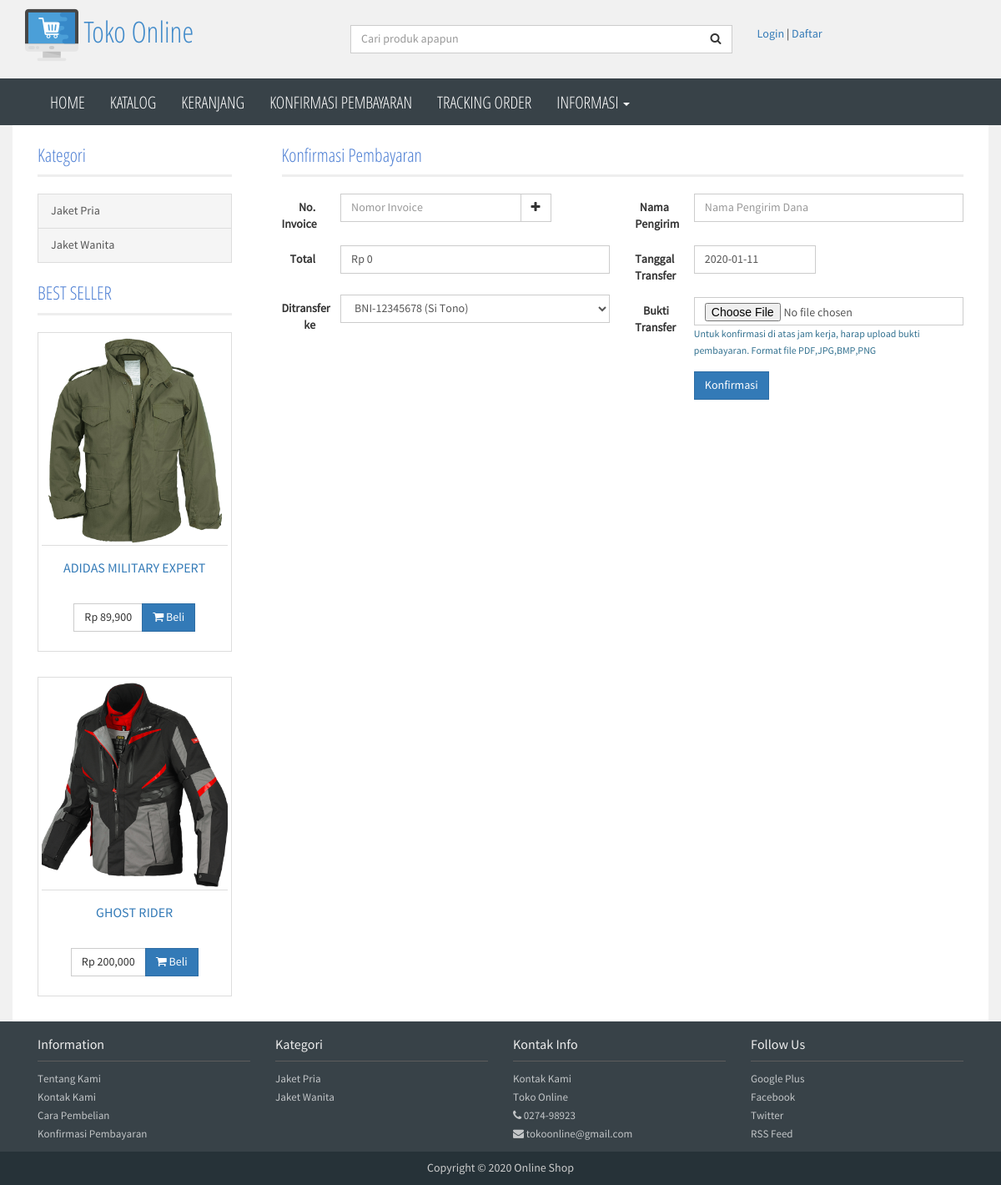
/index.php/pembayaran/konfirmasi, run on the app's committed database.
### tables this page shows
CREATE TABLE `produk_kategori` (
  `kategori_id` int(11) NOT NULL,
  `nama_kategori` varchar(50) NOT NULL
);

CREATE TABLE `produk` (
  `produk_id` int(11) NOT NULL,
  `kode_produk` varchar(30) NOT NULL,
  `nama_produk` varchar(100) NOT NULL,
  `supplier_id` int(11) NOT NULL,
  `merek_id` int(11) NOT NULL,
  `kategori_id` int(11) NOT NULL,
  `deskripsi` longtext NOT NULL,
  `harga` int(11) NOT NULL,
  `berat` double NOT NULL,
  `jumlah_lihat` int(11) NOT NULL,
  `jumlah_beli` int(11) NOT NULL
);

CREATE TABLE `produk_photo` (
  `photo_id` int(11) NOT NULL,
  `produk_id` int(11) NOT NULL,
  `photo` varchar(100) NOT NULL
);

CREATE TABLE `berita` (
  `berita_id` int(11) NOT NULL,
  `berita_kategori_id` int(11) DEFAULT NULL,
  `judul` varchar(100) NOT NULL,
  `slug` varchar(200) NOT NULL,
  `isi` longtext NOT NULL,
  `tanggal` datetime NOT NULL,
  `jenis` enum('berita','halaman') NOT NULL,
  `status` enum('draft','publish') NOT NULL,
  `user_id` int(11) NOT NULL
);

### application/controllers/Pembayaran.php (called while the page is built, shortened)
<?php
class Pembayaran extends CI_Controller
{
	function __construct()
	{
		$this->load->library('m_db');
	}
	function konfirmasi()
	{
		$this->form_validation->set_rules('invoice','Nomor Invoice','required');
		$this->form_validation->set_rules('bankid','Tujuan Bank','required');
		$this->form_validation->set_rules('pemilik','Pemilik Rekening','required');
		$this->form_validation->set_rules('tanggal','Tanggal Transfer','required');
		if($this->form_validation->run()==TRUE)
		{
			$invoice=$this->input->post('invoice');
			$bank=$this->input->post('bankid');
			$pemilik=$this->input->post('pemilik');
			$tanggal=$this->input->post('tanggal');
			$penjualanid=field_value('penjualan','invoice',$invoice,'penjualan_id');
			$d=array();
			$ok=FALSE;
			$bukti=$_FILES['bukti']['name'];
			if(!empty($bukti))
			{
				$ext=pathinfo($bukti,PATHINFO_EXTENSION);
				$imgname="bukti-".$invoice.".".$ext;
				$path = FCPATH.'assets/uploads/';
				$allow= "jpg|bmp|pdf|png|jpeg";
				$maxsize	= 0;
				$max_filename=0;
				$config['upload_path']          = $path;
		        $config['allowed_types']        = $allow;
		        $config['max_size']             = $maxsize;
		        $config['max_width']            = 0;
		        $config['max_height']           = 0;
		        $config['file_name'] 			= $imgname;
		        $config['overwrite']			= TRUE;
		        $this->load->library('upload', $config);
		        if($this->upload->do_upload('bukti'))
        		{
        			$d=array(
        			'invoice'=>$invoice,
        			'bank_id'=>$bank,
        			'pemilik'=>$pemilik,
        			'tanggal'=>date("Y-m-d H:i:s"),
        			'tanggal_transfer'=>$tanggal,
        			'bukti_transfer'=>$imgname,
        			'penjualan_id'=>$penjualanid,
        			);
        		}
			}else{
				$d=array(
    			'invoice'=>$invoice,
    			'bank_id'=>$bank,
    			'pemilik'=>$pemilik,
    			'tanggal'=>date("Y-m-d H:i:s"),
    			'tanggal_transfer'=>$tanggal,
    			'penjualan_id'=>$penjualanid,
    			);
			}
			$s=array(
			'penjualan_id'=>$penjualanid,
			);
			if($this->m_db->is_bof('penjualan_konfirmasi',$s)==FALSE)
			{
				redirect(base_url().'tracking'.'?invoice='.$invoice);
			}else{
				if($this->m_db->add_row('penjualan_konfirmasi',$d)==TRUE)
				{
					$d2=array(
					'status'=>'konfirmasi',
					);
					$this->m_db->edit_row('penjualan',$d2,$s);
					redirect(base_url().'tracking'.'?invoice='.$invoice);
				}else{
					redirect(base_url().'konfirmasi?s=1');
				}
			}
		}else{
			$meta['judul']="Konfirmasi Pembayaran | ".baca_konfig('nama-aplikasi');
			$meta['judulhalaman']="Konfirmasi Pembayaran";
			$meta['homepage']=FALSE;
			$this->load->view('html/header',$meta);
			$this->load->view('html/page/konfirmasiview');
			$this->load->view('html/footer');
		}
	}
}

### index.php (called while the page is built, shortened)
<?php
require_once BASEPATH.'/core/CodeIgniter.php';

### application/libraries/M_db.php (called while the page is built, shortened)
<?php
class M_db{
	protected $CI;
	function __construct()
	{
		$this->CI=& get_instance();
	}
	function get_data($table,$where=array(),$order='',$group='',$limit=null,$start=null){
		if(!empty($table))	{
			if(!empty($where)){
				$this->CI->db->where($where);
			}
			if(!empty($order)){
				$this->CI->db->order_by($order);
			}
			if(!empty($limit)){
				$this->CI->db->limit($limit,$start);
			}
			$result=$this->CI->db->get($table);
			if($result->num_rows() > 0){
				return $result->result();
			}else{
				return null;
			}
		}else{
			$this->noTable();
		}
	}
	function get_row($table,$where=array(),$field,$order=array()){
		if(empty($table)){
			$this->noTable();
		}else{
			if(!empty($where)){
				$this->CI->db->where($where);
			}
			$sql = $this->CI->db->get($table);
			if($sql->num_rows() > 0){
				return $sql->row()->$field;
			} else {
				return "";
			}
		}
	}
}

### application/models/Produk_model.php (called while the page is built, shortened)
<?php
class Produk_model extends CI_Model
{
	function kategori_data($where=array(),$order="nama_kategori ASC")
	{
		$d=$this->m_db->get_data('produk_kategori',$where,$order);
		return $d;
	}
}

### application/helpers/ecom_helper.php (called while the page is built, shortened)
<?php
if(!function_exists('produk_photo'))
{
	function produk_photo($produkID,$limit=null)
	{
		$CI=& get_instance();
		$s=array(
		'produk_id'=>$produkID,
		);
		$d=$CI->m_db->get_data('produk_photo',$s,array(),array(),$limit);
		return $d;
	}
}
if(!function_exists('produk_kategori'))
{
	function produk_kategori()
	{
		$CI=& get_instance();
		$d=$CI->mod_produk->kategori_data();
		return $d;
	}
}
if(!function_exists('produk_best_seller'))
{
	function produk_best_seller($limit)
	{
		$CI=& get_instance();
		$s=array(
		'jumlah_beli > '=>0,
		);
		$d=$CI->m_db->get_data('produk',$s,'jumlah_beli DESC',array(),$limit);
		return $d;
	}
}

### application/helpers/asset_helper.php (called while the page is built, shortened)
<?php
if(!function_exists('asset_jqueryui'))
{
	function asset_jqueryui($theme="smoothness")
	{
		$a='';
		$a.=add_css(base_url().'assets/plugin/jqueryui/jquery-ui.min.css');
		$a.=add_css(base_url().'assets/plugin/jqueryui/themes/'.$theme.'/jquery-ui.min.css');
		$a.=add_js(base_url().'assets/plugin/jqueryui/jquery-ui.min.js');
		return $a;
	}
}

### application/views/html/page/konfirmasiview.php (the view, shortened to what this page needs)
<?php
echo asset_jqueryui();
echo form_open_multipart(base_url('konfirmasi'),array('class'=>'form-horizontal'));
?>
<div class="col-md-6">
	<div class="form-group">
		<label class="col-sm-2 control-label" for="">No. Invoice</label>
		<div class="col-md-8">
			<div class="input-group">
			  <input type="text" id="invoice" name="invoice" class="form-control " placeholder="Nomor Invoice" required="">
			  <span class="input-group-btn">
			    <button class="btn btn-default" type="button" onclick="getinvoice();"><i class="fa fa-plus"></i></button>
			  </span>
			</div>
		</div>
	</div>
	<div class="form-group">
		<label class="col-sm-2 control-label" for="">Total</label>
		<div class="col-md-10">
			<p class="form-control" id="total">Rp 0</p>
		</div>
	</div>
	<div class="form-group">
		<label class="col-sm-2 control-label" for="">Ditransfer ke</label>
		<div class="col-md-10">
			<select name="bankid" class="form-control" required="">
			<?php
			$dBank=$this->m_db->get_data('bank');
			if(!empty($dBank))
			{
				foreach($dBank as $rBank)
				{
					$nama=$rBank->nama_bank;
					$pemilik=$rBank->pemilik;
					$norek=$rBank->no_rek;
					$lbl=$nama."-".$norek." (".$pemilik.")";
					echo '<option value="'.$rBank->bank_id.'">'.$lbl.'</option>';
				}
			}
			?>
			</select>
		</div>
	</div>
</div>
<div class="col-md-6">
	<div class="form-group">
		<label class="col-sm-2 control-label" for="">Nama Pengirim</label>
		<div class="col-md-10">
			<input type="text" name="pemilik" id="pemilik" class="form-control " autocomplete="off" placeholder="Nama Pengirim Dana" required="" value="<?php echo set_value('pemilik'); ?>"/>
		</div>
	</div>
	<div class="form-group">
		<label class="col-sm-2 control-label" for="">Tanggal Transfer</label>
		<div class="col-md-5">
			<input type="text" name="tanggal" id="" class="form-control tanggal" autocomplete="off" placeholder="Tanggal Transfer" required="" value="<?php echo set_value('tanggal',date("Y-m-d")); ?>"/>
		</div>
	</div>
	<div class="form-group">
		<label class="col-sm-2 control-label" for="">Bukti Transfer</label>
		<div class="col-md-10">
			<input type="file" name="bukti" id="" class="form-control " autocomplete="off" placeholder="Upload Bukti Transfer"/>
			<small class="text-info">Untuk konfirmasi di atas jam kerja, harap upload bukti pembayaran. Format file PDF,JPG,BMP,PNG</small>
		</div>
	</div>
	<div class="form-group">
		<label class="col-sm-2 control-label">&nbsp;</label>
		<div class="col-md-10">
			<button type="submit" class="btn btn-primary btn-flat">Konfirmasi</button>
		</div>
	</div>
</div>
<?php
echo form_close();
?>

### application/views/html/sidebar.php (shortened to what this page needs)
<div class="col-lg-3 col-md-3 col-sm-12 hidden-print">
<div class="col-lg-12 col-md-12 col-sm-6">
	<div class="no-padding">
    		<span class="title">Kategori</span>
    	</div>
		<div id="main_menu">
            <div class="list-group panel panel-cat">
            	<?php
            	$dKat=produk_kategori();
            	if(!empty($dKat))
            	{
					foreach($dKat as $rKat)
					{
						$slugCat=string_create_slug($rKat->nama_kategori);
						$urlcat=base_url().'produk/kategori/'.$rKat->kategori_id.'/'.$slugCat;
					?>
					<a href="<?=$urlcat;?>" class="list-group-item" ><?=$rKat->nama_kategori;?></a>
					<?php
					}
				}
            	?>
            </div>
        </div>
	</div>
	<div class="col-lg-12 col-md-12 col-sm-6">
		<div class="no-padding">
    		<span class="title">BEST SELLER</span>
    	</div>
    	<?php
    	$dBest=produk_best_seller(2);
    	if(!empty($dBest))
    	{
    		$iBest=0;
			foreach($dBest as $rBest)
			{
				$iBest+=1;
				$cBestFeat='';
				if($iBest==1)
				{
					$cBestFeat="hidden-sm";
				}
				$photoBest=produk_photo($rBest->produk_id,1);
				if(empty($photoBest))
				{
					$urlPhotoBest=base_url().'assets/images/avatar/noavatar.jpg';
				}else{
					foreach($photoBest as $rPhotoBest)
					{
					}
					$urlPhotoBest=base_url().'assets/images/produk/thumbs/400/'.$rPhotoBest->photo;
				}
				$slugBest=string_create_slug($rBest->nama_produk);
				$urlProdukBest=base_url().'produk/'.$rBest->produk_id.'/'.$slugBest;
			?>
			<div class="hero-feature <?=$cBestFeat;?>">
                <div class="thumbnail text-center">
                	<a href="<?=$urlProdukBest;?>" class="link-p">
                    	<img src="<?=$urlPhotoBest;?>" alt="">
                	</a>
                    <div class="caption prod-caption">
                        <h4><a href="<?=$urlProdukBest;?>"><?=$rBest->nama_produk;?></a></h4>
                        <p>
                        	<div class="btn-group">
	                        	<a href="javascript:;" class="btn btn-default">Rp <?=number_format($rBest->harga,0);?></a>
	                        	<a href="<?=base_url();?>produk/add/<?=$rBest->produk_id;?>" class="btn btn-primary"><i class="fa fa-shopping-cart"></i> Beli</a>
                        	</div>
                        </p>
                    </div>
                </div>
            </div>
			<?php
			}
		}
    	?>
	</div>
</div>

### application/views/html/footer.php (shortened to what this page needs)
</div>
        </div>
	</div>
	<footer class="hidden-print">
    	<div class="container">
        	<div class="col-lg-3 col-md-3 col-sm-6">
        		<div class="column">
        			<h4>Information</h4>
        			<ul>
        				<?php
							$dHalaman=$this->m_db->get_data('berita',array('jenis'=>'halaman'));
							if(!empty($dHalaman))
							{
								foreach($dHalaman as $rHalaman)
								{
									$urlpage=base_url().'informasi/'.$rHalaman->slug;
								?>
								<li><a href="<?=$urlpage;?>"><?=$rHalaman->judul;?></a></li>
								<?php
								}
							}
							?>
        			</ul>
        		</div>
        	</div>
        	<div class="col-lg-3 col-md-3 col-sm-6">
        		<div class="column">
        			<h4>Kategori</h4>
        			<ul>
        				<?php
		            	$dKat=produk_kategori();
		            	if(!empty($dKat))
		            	{
							foreach($dKat as $rKat)
							{
								$slugCat=string_create_slug($rKat->nama_kategori);
								$urlcat=base_url().'produk/kategori/'.$rKat->kategori_id.'/'.$slugCat;
							?>
							<li><a href="<?=$urlcat;?>"><?=$rKat->nama_kategori;?></a></li>
							<?php
							}
						}
		            	?>
        			</ul>
        		</div>
        	</div>
        	<div class="col-lg-3 col-md-3 col-sm-6">
        		<div class="column">
        			<h4>Kontak Info</h4>
        			<ul>
        				<li><a href="<?=base_url();?>kontak-kami">Kontak Kami</a></li>
        				<li><a href="#"><?=baca_konfig('company-name');?></a></li>
        				<li><a href="#"><i class="fa fa-phone"></i> <?=baca_konfig('company-phone');?></a></li>
        				<li><a href="#"><i class="fa fa-envelope"></i> <?=baca_konfig('company-email');?></a></li>
        			</ul>
        		</div>
        	</div>
        	<div class="col-lg-3 col-md-3 col-sm-6">
        		<div class="column">
        			<h4>Follow Us</h4>
        			<ul class="social">
        				<li><a href="#">Google Plus</a></li>
        				<li><a href="#">Facebook</a></li>
        				<li><a href="#">Twitter</a></li>
        				<li><a href="#">RSS Feed</a></li>
        			</ul>
        		</div>
        	</div>
        </div>
        <div class="navbar-inverse text-center copyright">
        	Copyright &copy; <?=date("Y");?> Online Shop
        </div>
    </footer>
</body>
</html>

### assets/html/css/style.css (style rules this page uses)
.form-control { border-radius: 0; box-shadow: none; webkit-box-shadow: none }
.btn { border-radius: 0 }
.thumbnail { border-radius: 0 }
.list-group-item:first-child { border-top-right-radius: 0; border-top-left-radius: 0 }
.list-group-item:last-child { border-bottom-right-radius: 0; border-bottom-left-radius: 0 }
.panel { border-radius: 0; -webkit-box-shadow: none; box-shadow: none }
.no-padding { padding: 0!important }
.hero-feature { margin-bottom: 30px }
select { border:1px solid #ddd;padding:3px }
body { font-family: 'source_sans_proregular'; color:#333; background: #f1f1f1 }
.link-p { display: block; min-height: 250px; height: auto; width: 100%; max-width: 100%; margin-right: auto; margin-left: auto; }
.prod-caption { background: #fff; border-top: 1px solid #ddd; }
.prod-caption h4 { font-size: 16px; height: 40px; overflow: hidden; text-transform: uppercase; }
span.title { display: block; font-size: 20px; border-bottom: 3px solid #eee; padding-bottom: 8px; margin-bottom: 20px; font-family: 'open_sanscondensed_light'; font-size: 22px; color: #4c7ed3; }
footer { color: #eee; background: #384248; }
footer h4 { border-bottom: 1px solid #5d5d5d; padding-top: 10px; padding-bottom: 10px; font-size: 16px; }
footer .column ul { font-size: 13px; list-style: none; padding: 0; line-height: 22px; }
footer .column ul a { color: #c3c6c8; }
footer .copyright { padding: 10px; color: #ccc; background: #263238 }
.panel-cat { border: 0 }
.panel-cat > a { background: #f5f5f5 }

### assets/style.css (style rules this page uses)
.btn-flat,.flat-input,.flat-element { border-radius: 0; -webkit-box-shadow: none; -moz-box-shadow: none; box-shadow: none; border-width: 1px; }

### data on the page
produk_kategori: nama_kategori "Jaket Pria"
produk_kategori: nama_kategori "Jaket Wanita"
produk: produk_photo.photo (picture), nama_produk "ADIDAS MILITARY EXPERT", harga "89,900"
produk: produk_photo.photo (picture), nama_produk "GHOST RIDER", harga "200,000"
berita: judul "Tentang Kami"
berita: judul "Kontak Kami"
berita: judul "Cara Pembelian"
berita: judul "Konfirmasi Pembayaran"

### other printed values
baca_konfig('company-name') "Toko Online"
$judulhalaman "Konfirmasi Pembayaran"
baca_konfig('company-phone') "0274-98923"
baca_konfig('company-email') "tokoonline@gmail.com"
form field bankid "BNI-12345678 (Si Tono)"
